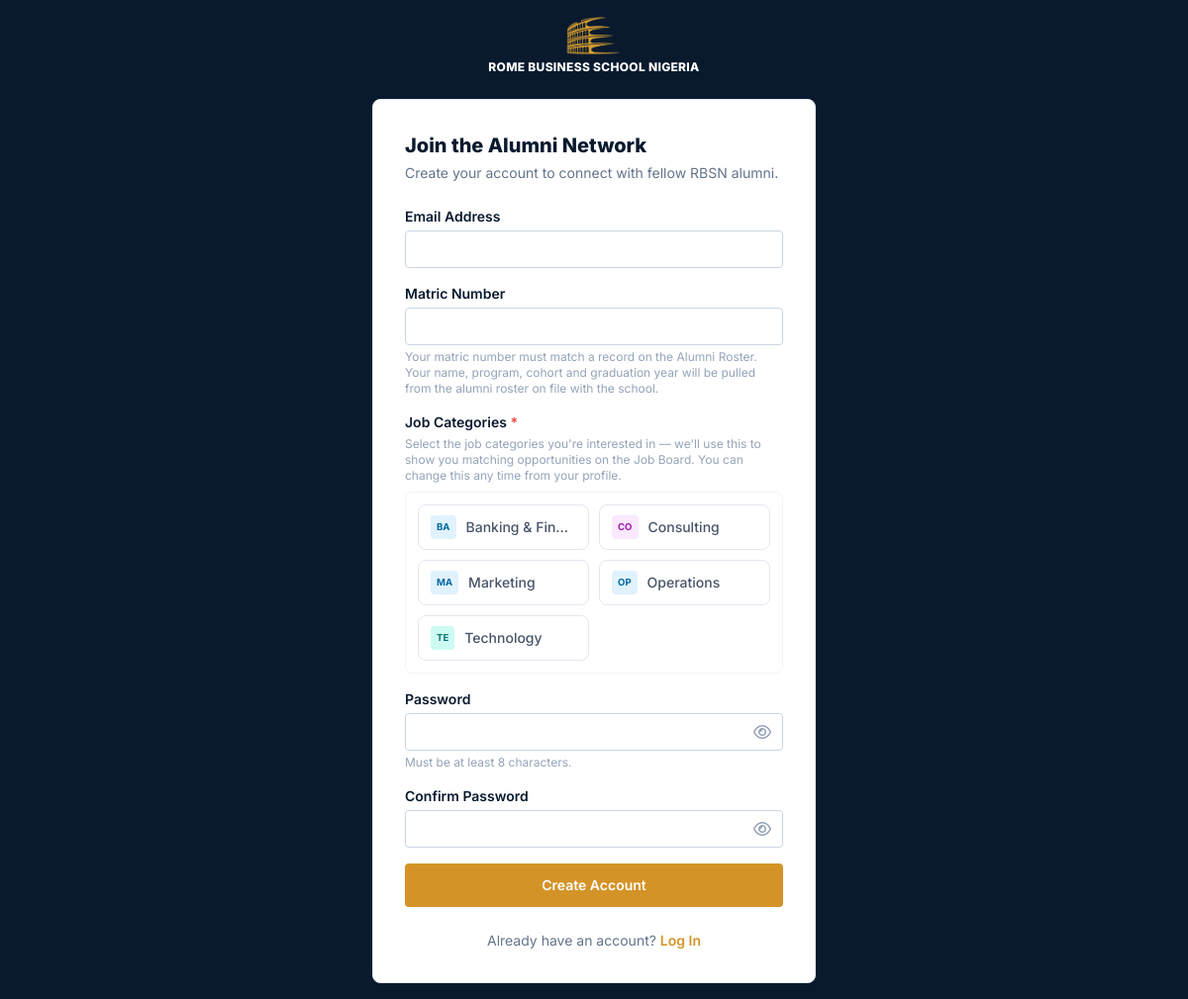
Screenshot of /register with the database file from the repository.
### tables this page shows
CREATE TABLE categories (
  id INT AUTO_INCREMENT PRIMARY KEY,
  type ENUM('job','news') NOT NULL,
  name VARCHAR(100) NOT NULL,
  slug VARCHAR(100) NOT NULL,
  created_at TIMESTAMP DEFAULT CURRENT_TIMESTAMP,
  UNIQUE KEY uniq_type_slug (type, slug)
);

### app/Core/Controller.php (called while the page is built, shortened)
<?php
abstract class Controller
{
    protected function view(string $view, array $data = [], string|false $layout = 'main'): void
    {
        $viewFile = dirname(__DIR__) . '/Views/' . str_replace('.', '/', $view) . '.php';
        extract($data);
        require $viewFile;
        $content = ob_get_clean();
        $layoutFile = dirname(__DIR__) . "/Views/layouts/{$layout}.php";
        require $layoutFile;
    }
}

### app/Controllers/AuthController.php (called while the page is built, shortened)
<?php
class AuthController extends Controller
{
    public function showRegister(): void
    {
        $this->view('auth.register', [
            'title' => 'Create Your Alumni Account',
            'allCategories' => Category::forType('job'),
        ], 'auth');
    }
}

### index.php (called while the page is built, shortened)
<?php
spl_autoload_register(function (string $class): void {
    $prefix = 'App\\';
    $relative = substr($class, strlen($prefix));
    $file = ROOT_PATH . '/app/' . str_replace('\\', '/', $relative) . '.php';
});
require ROOT_PATH . '/app/Core/helpers.php';
$requestPath = parse_url($_SERVER['REQUEST_URI'], PHP_URL_PATH) ?: '/';
$requestPath = rawurldecode($requestPath);
$path = $requestPath;
$router = require ROOT_PATH . '/routes/web.php';
$router->dispatch($_SERVER['REQUEST_METHOD'], $path);

### app/Core/helpers.php (called while the page is built, shortened)
<?php
function url(string $path = ''): string
{
    $base = defined('BASE_URL') ? BASE_URL : '';
    $path = ltrim($path, '/');
    return rtrim($base, '/') . '/' . $path;
}
function asset(string $path): string
{
    return url('assets/' . ltrim($path, '/'));
}
function versioned_asset(string $path): string
{
    $relative = ltrim($path, '/');
    $absolute = ROOT_PATH . '/assets/' . $relative;
    $version = is_file($absolute) ? (string) filemtime($absolute) : '1';
    return asset($relative) . '?v=' . $version;
}
function palette_classes(string $seed): array
{
    static $palette = [
        ['bg' => 'bg-sky-100', 'text' => 'text-sky-700'],
        ['bg' => 'bg-violet-100', 'text' => 'text-violet-700'],
        ['bg' => 'bg-emerald-100', 'text' => 'text-emerald-700'],
        ['bg' => 'bg-amber-100', 'text' => 'text-amber-700'],
        ['bg' => 'bg-rose-100', 'text' => 'text-rose-700'],
        ['bg' => 'bg-teal-100', 'text' => 'text-teal-700'],
        ['bg' => 'bg-indigo-100', 'text' => 'text-indigo-700'],
        ['bg' => 'bg-fuchsia-100', 'text' => 'text-fuchsia-700'],
    ];
    return $palette[crc32($seed) % count($palette)];
}
function e(mixed $value): string
{
    return htmlspecialchars((string) ($value ?? ''), ENT_QUOTES, 'UTF-8');
}
function old(string $key, string $default = ''): string
{
    return e($_SESSION['_old'][$key] ?? $default);
}

### app/Core/Database.php (called while the page is built, shortened)
<?php
class Database
{
    private static ?PDO $instance = null;
    public static function connection(): PDO
    {
        if (self::$instance === null) {
            $config = require __DIR__ . '/../../config/config.php';
            $db = $config['db'];
            $port = isset($db['port']) && $db['port'] !== '' ? ';port=' . $db['port'] : '';
            $dsn = "mysql:host={$db['host']}{$port};dbname={$db['name']};charset={$db['charset']}";
            try {
                self::$instance = new PDO($dsn, $db['user'], $db['pass'], [
                    PDO::ATTR_ERRMODE => PDO::ERRMODE_EXCEPTION,
                    PDO::ATTR_DEFAULT_FETCH_MODE => PDO::FETCH_ASSOC,
                    PDO::ATTR_EMULATE_PREPARES => false,
                ]);
                self::$instance->exec("SET time_zone = '" . date('P') . "'");
            } catch (PDOException $e) {
                http_response_code(500);
                die('Database connection failed. Make sure MySQL is running in XAMPP and the "alumni_portal" database has been imported from database/schema.sql.');
            }
        }
        return self::$instance;
    }
}

### app/Core/Model.php (called while the page is built, shortened)
<?php
abstract class Model
{
    protected static function db(): PDO
    {
        return Database::connection();
    }
}

### app/Models/Category.php (called while the page is built, shortened)
<?php
class Category extends Model
{
    public static function forType(string $type): array
    {
        $stmt = static::db()->prepare('SELECT * FROM categories WHERE type = ? ORDER BY name ASC');
        $stmt->execute([$type]);
        return $stmt->fetchAll();
    }
}

### app/Models/Setting.php (called while the page is built, shortened)
<?php
class Setting extends Model
{
    public static function all(string $orderBy = 'id DESC'): array
    {
        $rows = static::db()->query('SELECT setting_key, setting_value FROM settings')->fetchAll();
        $map = [];
        foreach ($rows as $row) {
            $map[$row['setting_key']] = $row['setting_value'];
        }
        return $map;
    }
}

### app/Views/partials/job_category_picker.php (the view, shortened to what this page needs)
<?php
$maxSelect = $maxSelect ?? 5;
?>
<div class="job-category-picker" data-max-select="<?= (int) $maxSelect ?>">
  <div class="grid grid-cols-1 sm:grid-cols-2 gap-2.5">
    <?php foreach ($allCategories as $cat): $checked = in_array((int) $cat['id'], $selectedIds, true); $pc = palette_classes($cat['slug']); ?>
      <label class="job-category-chip flex items-center gap-2.5 text-sm font-medium border rounded-lg px-3 py-2.5 cursor-pointer transition-colors <?= $checked ? 'border-gold bg-gold/5 text-gold' : 'border-slate-200 text-slate-600 hover:border-slate-300' ?>">
        <span class="badge <?= e($pc['bg']) ?> <?= e($pc['text']) ?> !text-[0.6rem] !px-1.5 !py-0.5 flex-shrink-0"><?= e(mb_strtoupper(mb_substr($cat['name'], 0, 2))) ?></span>
        <span class="truncate"><?= e($cat['name']) ?></span>
      </label>
    <?php endforeach; ?>
  </div>
</div>

### app/Views/auth/register.php (shortened to what this page needs)
<h1 class="text-xl font-extrabold text-primary-navy mb-1">Join the Alumni Network</h1>
<p class="text-sm text-slate-500 mb-6">Create your account to connect with fellow RBSN alumni.</p>
<form method="POST" action="<?= e(url('register')) ?>" class="space-y-4">
  <div>
    <label class="form-label" for="email">Email Address</label>
    <input type="email" id="email" name="email" class="form-input" value="<?= old('email') ?>" required>
  </div>
  <div>
    <label class="form-label" for="matric_number">Matric Number</label>
    <input type="text" id="matric_number" name="matric_number" class="form-input" value="<?= old('matric_number') ?>" required>
    <p class="text-xs text-slate-400 mt-1">Your matric number must match a record on the Alumni Roster. Your name, program, cohort and graduation year will be pulled from the alumni roster on file with the school.</p>
  </div>
  <div>
    <label class="form-label">Job Categories <span class="text-red-500">*</span></label>
    <p class="text-xs text-slate-400 mb-2">Select the job categories you're interested in — we'll use this to show you matching opportunities on the Job Board. You can change this any time from your profile.</p>
    <div class="max-h-64 overflow-y-auto border border-slate-100 rounded-lg p-3">
      <?php $selectedIds = []; ?>
      <?php require dirname(__DIR__) . '/partials/job_category_picker.php'; ?>
    </div>
  </div>
  <div>
    <label class="form-label" for="password">Password</label>
    <div class="relative">
      <input type="password" id="password" name="password" class="form-input !pr-10" required minlength="8">
      <button type="button" class="password-toggle absolute right-3 top-1/2 -translate-y-1/2 text-slate-400 hover:text-slate-600" data-target="password" tabindex="-1"><i class="fa-regular fa-eye"></i></button>
    </div>
    <p class="text-xs text-slate-400 mt-1">Must be at least 8 characters.</p>
  </div>
  <div>
    <label class="form-label" for="password_confirmation">Confirm Password</label>
    <div class="relative">
      <input type="password" id="password_confirmation" name="password_confirmation" class="form-input !pr-10" required minlength="8">
      <button type="button" class="password-toggle absolute right-3 top-1/2 -translate-y-1/2 text-slate-400 hover:text-slate-600" data-target="password_confirmation" tabindex="-1"><i class="fa-regular fa-eye"></i></button>
    </div>
  </div>
  <button type="submit" class="btn-gold w-full">Create Account</button>
</form>
<p class="text-center text-sm text-slate-500 mt-6">
  Already have an account? <a href="<?= e(url('login')) ?>" class="text-gold font-semibold hover:underline">Log In</a>
</p>

### app/Core/Router.php (shortened to what this page needs)
<?php
class Router
{
    private array $routes = [];
    private function normalize(string $path): string
    {
        $path = rtrim($path, '/');
        return $path === '' ? '/' : $path;
    }
    private function add(string $method, string $path, string $handler): void
    {
        $path = $this->normalize($path);
        preg_match_all('#\{([a-zA-Z_]+)\}#', $path, $paramNames);
        $regex = preg_replace('#\{[a-zA-Z_]+\}#', '([^/]+)', $path);
        $regex = '#^' . $regex . '$#';
        $this->routes[] = [
            'method' => $method,
            'regex' => $regex,
            'handler' => $handler,
            'params' => $paramNames[1],
        ];
    }
    public function dispatch(string $method, string $uri): void
    {
        $uri = $this->normalize($uri);
        foreach ($this->routes as $route) {
            if (preg_match($route['regex'], $uri, $matches)) {
                array_shift($matches);
                $args = array_combine($route['params'], array_map('urldecode', $matches));
                [$controllerName, $action] = explode('@', $route['handler']);
                $controller = new $class();
                call_user_func_array([$controller, $action], $args);
                return;
            }
        }
    }
}

### app/Views/layouts/auth.php (shortened to what this page needs)
<?php
$authSettings = \App\Models\Setting::all();
?>
<!DOCTYPE html>
<html lang="en">
<head>
  <link rel="stylesheet" href="https://cdnjs.cloudflare.com/ajax/libs/font-awesome/6.4.0/css/all.min.css">
  <link rel="stylesheet" href="<?= e(versioned_asset('css/app.css')) ?>">
</head>
<body class="font-sans bg-primary-navy min-h-screen flex items-center justify-center p-4">
  <div class="w-full max-w-md">
    <a href="<?= e(url('/')) ?>" class="flex flex-col items-center gap-1 mb-6">
      <img src="<?= e($authSettings['site_logo'] ?? asset('uploads/branding/rbs-logo.png')) ?>" alt="<?= e($authSettings['site_name'] ?? 'Rome Business School Nigeria') ?> Logo" width="56" height="40">
      <span class="text-white font-extrabold text-xs tracking-wide text-center">ROME BUSINESS SCHOOL NIGERIA</span>
    </a>
    <div class="card p-8">
      <?= $content ?>
    </div>
  </div>
</body>
</html>

### rows the page displays
categories: name "BA", name "Banking & Fin…"
categories: name "CO", name "Consulting"
categories: name "MA", name "Marketing"
categories: name "OP", name "Operations"
categories: name "TE", name "Technology"
